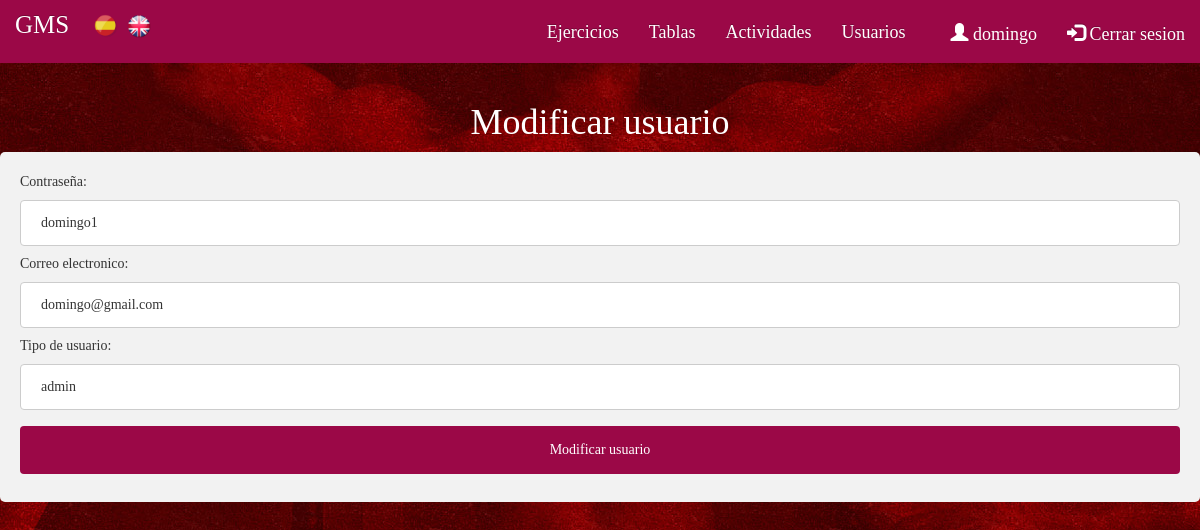
Page /index.php?controller=users&action=edit&nombreusuario=domingo (signed in) on the committed database.
### tables this page shows
CREATE TABLE IF NOT EXISTS `Usuario` (
  `nombreusuario` VARCHAR(45) NOT NULL,
  `contraseña` VARCHAR(45) NULL,
  `correo` VARCHAR(45) NULL,
  `tipousuario` VARCHAR(15) NULL,
  PRIMARY KEY (`nombreusuario`));

### core/ViewManager.php (called while the page is built, shortened)
<?php
class ViewManager {
	private $variables = array();
	public function setVariable($varname, $value, $flash=false) {
		$this->variables[$varname] = $value;
	}
	public function getVariable($varname, $default=NULL) {
		if (!isset($this->variables[$varname])) {
			return $default;
		}
		return $this->variables[$varname];
	}
	public function render($controller, $viewname) {
		include(__DIR__."/../view/$controller/$viewname.php");
	}
	private static $viewmanager_singleton = NULL;
	public static function getInstance() {
		if (self::$viewmanager_singleton == null) {
			self::$viewmanager_singleton = new ViewManager();
		}
		return self::$viewmanager_singleton;
	}
}

### controller/UsersController.php (called while the page is built, shortened)
<?php
require_once(__DIR__."/../core/ViewManager.php");
require_once(__DIR__."/../core/I18n.php");
require_once(__DIR__."/../model/User.php");
require_once(__DIR__."/../model/UserMapper.php");
class UsersController extends BaseController {
	private $userMapper;
	public function __construct() {
		$this->userMapper = new UserMapper();
	}
	public function edit() {
		$nombreusuario = $_REQUEST["nombreusuario"];
		$user = $this->userMapper->findByName($nombreusuario);
		$this->view->setVariable("user", $user);
		$this->view->render("users", "edit");
	}
}

### index.php (called while the page is built, shortened)
<?php
function run() {
	try {
		$controller = loadController($_GET["controller"]);
		$actionName = $_GET["action"];
		$controller->$actionName();
	} catch(Exception $ex) {
		die("An exception occured!!!!!".$ex->getMessage());
	}
}
function loadController($controllerName) {
	return new $controllerClassName();
}
run();
?>

### view/messages/messages_es.php (called while the page is built)
<?php
$i18n_messages = array()
?>

### core/I18n.php (called while the page is built, shortened)
<?php
class I18n {
	private $messages;
	public function setLanguage($language) {
		$this->messages = $i18n_messages;
	}
	public function i18n($key) {
		if (isset($this->messages[$key])){
			return $this->messages[$key];
		}else{
			return $key;
		}
	}
	private static $i18n_singleton = null;
	public static function getInstance() {
		if (self::$i18n_singleton == NULL) {
			self::$i18n_singleton = new I18n();
		}
		return self::$i18n_singleton;
	}
}
function i18n($key) {
	return I18n::getInstance()->i18n($key);
}

### model/User.php (called while the page is built, shortened)
<?php
class User {
	private $contraseña;
	private $correo;
	private $tipousuario;
	public function __construct($nombreusuario=NULL, $contraseña=NULL, $correo=NULL, $tipousuario=NULL) {
		$this->contraseña = $contraseña;
		$this->correo = $correo;
		$this->tipousuario = $tipousuario;
	}
	public function getPassword() {
		return $this->contraseña;
	}
	public function getMail() {
		return $this->correo;
	}
	public function getUserType() {
		return $this->tipousuario;
	}
}

### model/UserMapper.php (called while the page is built, shortened)
<?php
require_once(__DIR__."/../core/PDOConnection.php");
require_once(__DIR__."/../model/User.php");
class UserMapper {
	private $db;
	public function __construct() {
		$this->db = PDOConnection::getInstance();
	}
		public function findByName($nombreusuario){
		$stmt = $this->db->prepare("SELECT * FROM usuario WHERE nombreusuario=?");
		$stmt->execute(array($nombreusuario));
		$user = $stmt->fetch(PDO::FETCH_ASSOC);
		if($user != null) {
			return new User(
			$user["nombreusuario"],
			$user["contraseña"],
			$user["correo"],
			$user["tipousuario"]);
		} else {
			return NULL;
		}
	}
}

### core/PDOConnection.php (called while the page is built)
<?php
class PDOConnection {
	private static $dbhost = "127.0.0.1";
	private static $dbname = "gymgms";
	private static $dbuser = "gymuser";
	private static $dbpass = "gympass";
	private static $db_singleton = null;
	public static function getInstance() {
		if (self::$db_singleton == null) {
			self::$db_singleton = new PDO(
			"mysql:host=".self::$dbhost.";dbname=".self::$dbname.";charset=utf8",
			self::$dbuser,
			self::$dbpass,
			array(
				PDO::ATTR_EMULATE_PREPARES => false,
				PDO::ATTR_ERRMODE => PDO::ERRMODE_EXCEPTION
			)
		);
	}
	return self::$db_singleton;
}
}
?>

### view/users/edit.php (the view, shortened to what this page needs)
<?php
require_once(__DIR__."/../../core/ViewManager.php");
$view = ViewManager::getInstance();
$user = $view->getVariable("user");
$errors = $view->getVariable("errors");
?><h1><?= i18n("Modificar usuario")?></h1>
<div class=crearEjercicio>
	<form action="index.php?controller=users&amp;action=edit" method="POST">
		<?= i18n("Contraseña") ?>: <input type="text" name="contraseña"
		value="<?= isset($_POST["contraseña"])?$_POST["contraseña"]:$user->getPassword() ?>">
		<?= isset($errors["contraseña"])?i18n($errors["contraseña"]):"" ?><br>
		<?= i18n("Correo electronico") ?>: <input type="text" name="correo"
		value="<?= isset($_POST["correo"])?$_POST["correo"]:$user->getMail() ?>">
		<?= isset($errors["correo"])?i18n($errors["correo"]):"" ?><br>
		<?= i18n("Tipo de usuario") ?>: <input type="text" name="tipousuario"
		value="<?= isset($_POST["tipousuario"])?$_POST["tipousuario"]:$user->getUserType() ?>">
		<?= isset($errors["tipousuario"])?i18n($errors["tipousuario"]):"" ?><br>
		<input type="submit" name="submit" value="<?= i18n("Modificar usuario") ?>">
	</form>
</div>

### css/style.css (style rules this page uses)
body, header { font-family: 'Raleway'; overflow: auto; }
.body-index { background-image: url("fondorojo.jpg"); background-position: top center; background-repeat: no-repeat; }
h1, h3 { color: white; text-align: center; }
input[type=text], select { width: 100%; padding: 12px 20px; margin: 8px 0; display: inline-block; border: 1px solid #ccc; border-radius: 4px; box-sizing: border-box; }
input[type=submit] { width: 100%; background-color: #9B0847; color: white; padding: 14px 20px; margin: 8px 0; border: none; border-radius: 4px; cursor: pointer; }
.crearEjercicio { border-radius: 5px; background-color: #f2f2f2; padding: 20px; }

### rows in the picture
usuario: contraseña "domingo1", correo "domingo@gmail.com", tipousuario "admin"

### other values in the picture
i18n("Ejercicios") "Ejercicios"
i18n("Tablas") "Tablas"
i18n("Actividades") "Actividades"
i18n("Usuarios") "Usuarios"
$currentuser "domingo"
i18n("Cerrar sesion") "Cerrar sesion"
i18n("Modificar usuario") "Modificar usuario"
i18n("Contraseña") "Contraseña"
i18n("Correo electronico") "Correo electronico"
i18n("Tipo de usuario") "Tipo de usuario"
